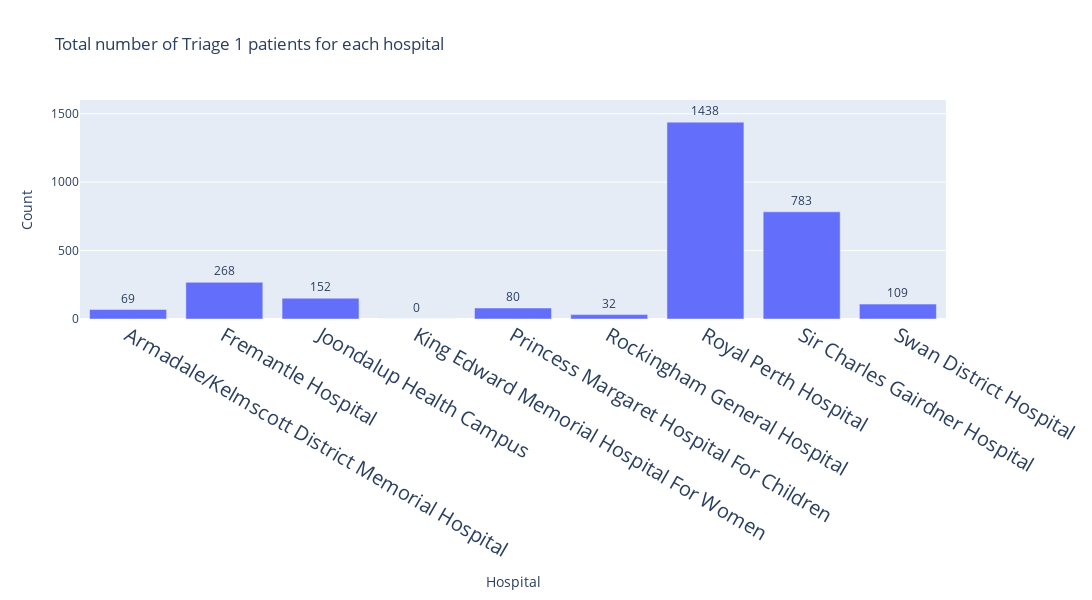

Notebook cell for this chart:
### Code cell
# plotly bar plot of the total number of triage 1 patients for each hospital.
# Calculate the total number of Triage 1 patients for each hospital
total_triage_1 = hospital_df.groupby('Hospital')['Triage 1'].sum().reset_index()

# Create a bar plot
fig = px.bar(total_triage_1, 
             x='Hospital', 
             y='Triage 1', 
             text='Triage 1', 
             title='Total number of Triage 1 patients for each hospital')
fig.update_layout(uniformtext_minsize=8, uniformtext_mode='hide', 
                  height=fig.layout.height if fig.layout.height else 600, 
                  width=fig.layout.width / 2 if fig.layout.width else 1200, 
                  yaxis_title='Count', 
                  legend_title='Category',
                  yaxis_range=[0,1600],
                  xaxis=dict(tickfont=dict(size=2*(fig.layout.xaxis.tickfont.size if fig.layout.xaxis.tickfont.size else 10))))
fig.update_traces(texttemplate='%{text}', textposition='outside')
fig.show()

### Figure 1 — Plotly figure (JSON) as saved in the notebook; plotly's stock layout.template omitted (floating-point values rounded to 4 significant figures)
{"data": [{"alignmentgroup": "True", "hovertemplate": "Hospital=%{x}<br>Triage 1=%{text}<extra></extra>", "legendgroup": "", "marker": {"color": "#636efa", "pattern": {"shape": ""}}, "name": "", "offsetgroup": "", "orientation": "v", "showlegend": false, "text": [69, 268, 152, 0, 80, 32, 1438, 783, 109], "textposition": "outside", "texttemplate": "%{text}", "type": "bar", "x": ["Armadale/Kelmscott District Memorial Hospital", "Fremantle Hospital", "Joondalup Health Campus", "King Edward Memorial Hospital For Women", "Princess Margaret Hospital For Children", "Rockingham General Hospital", "Royal Perth Hospital", "Sir Charles Gairdner Hospital", "Swan District Hospital"], "xaxis": "x", "y": [69, 268, 152, 0, 80, 32, 1438, 783, 109], "yaxis": "y"}], "layout": {"barmode": "relative", "height": 600, "legend": {"title": {"text": "Category"}, "tracegroupgap": 0}, "title": {"text": "Total number of Triage 1 patients for each hospital"}, "uniformtext": {"minsize": 8, "mode": "hide"}, "width": 1200, "xaxis": {"anchor": "y", "domain": [0, 1], "tickfont": {"size": 20}, "title": {"text": "Hospital"}}, "yaxis": {"anchor": "x", "domain": [0, 1], "range": [0, 1600], "title": {"text": "Count"}}}}
